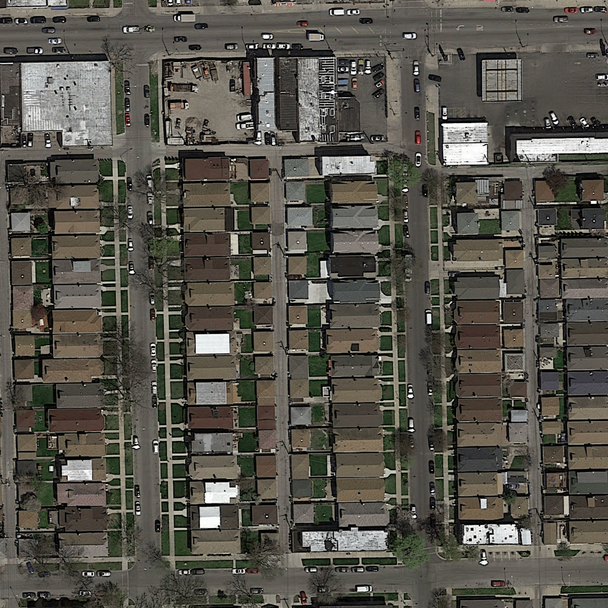
#> input picture test_set_images/test_1/test_1.png, 608 x 608 px
$ python -i post_process.py   (imports and definitions only)
#> lines starting #> are read from the running program, lines starting #| are printed output that depends on the picture
#> further down, picture is the input picture: shape (608, 608, 3); mean B, G, R 76, 84.3, 86.9
import cv2
import numpy as np

def morphological(img, morph_type,kernel_size=20):
  """Applies the given cv2 morphological operations to the image, using column, row, and square kernels sequentially"""
#> called with morph_type = 2, kernel_size = 20
  img = img.astype('uint8')
  kernel = cv2.getStructuringElement(cv2.MORPH_RECT, (1,kernel_size))
  closed = cv2.morphologyEx(img, morph_type, kernel )
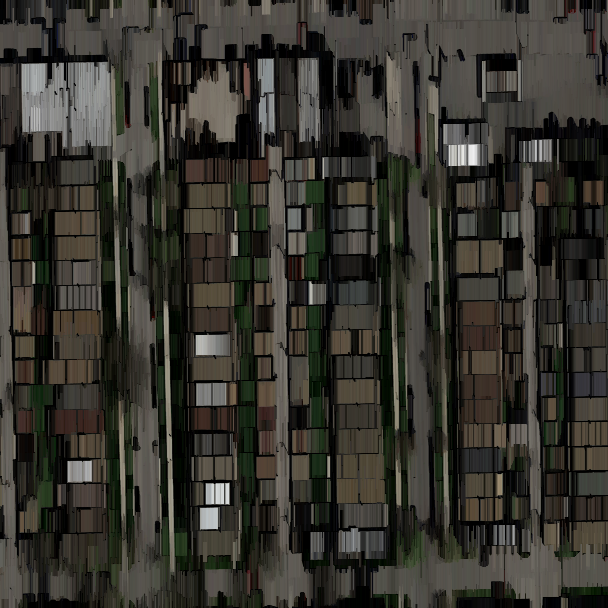
#> closed: shape (608, 608, 3); mean B, G, R 46.7, 53.2, 55

  kernel = cv2.getStructuringElement(cv2.MORPH_RECT, (kernel_size,1))
  closed = cv2.morphologyEx(closed, morph_type, kernel )
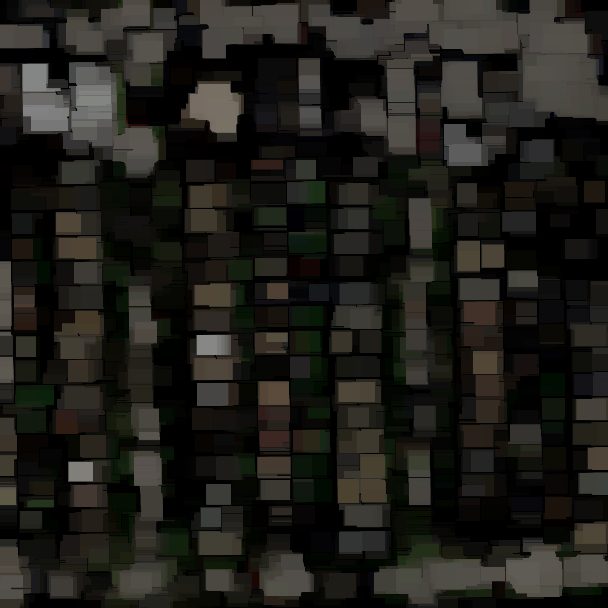
#> closed: shape (608, 608, 3); mean B, G, R 26.5, 31.1, 32

  kernel = cv2.getStructuringElement(cv2.MORPH_RECT, (kernel_size,kernel_size))
  closed = cv2.morphologyEx(closed, morph_type, kernel )
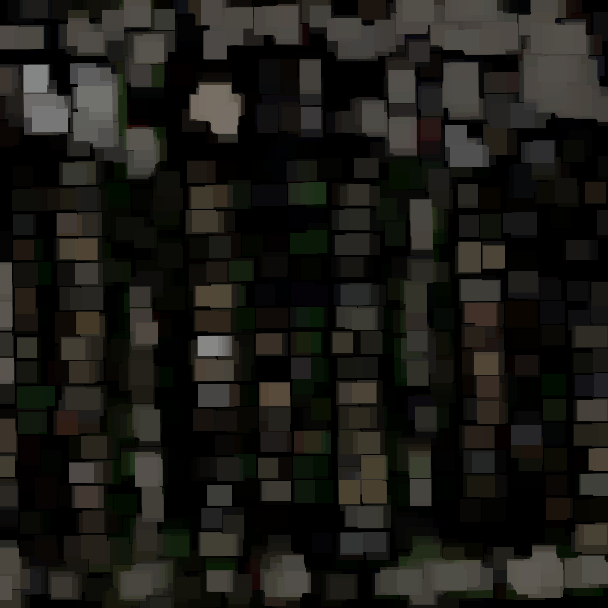
#> closed: shape (608, 608, 3); mean B, G, R 23.2, 27.3, 28.2
  return closed

def open_pred(img, kernel_size=20):
  """Applies the cv2.MORPH_OPEN operation to the image, using morphological"""
  return morphological(img, cv2.MORPH_OPEN, kernel_size=kernel_size)

def close_pred(img, kernel_size=20):
  """Applies the cv2.MORPH_CLOSE operation to the image, using morphological"""
  return morphological(img, cv2.MORPH_CLOSE, kernel_size=kernel_size)

def smooth_predictions(pred, steps=5, kernel_size=31):
  """Applies Gaussian smoothing, for multiple steps in a row, with the given kernel size"""
  for i in range(steps):
    pred = cv2.GaussianBlur(pred,(kernel_size,kernel_size),cv2.BORDER_DEFAULT)
  return pred

def hough_find_lines(pred, rho=1, theta=np.pi/180, threshold=70, min_line_length=50, max_line_gap=50):
  """Returns all found lines using the Hough transform for lines and given parameters"""
  img = np.zeros_like(pred)
  edges = cv2.Canny(pred,20,150,apertureSize = 3)
  # Run Hough on edge detected image
  # Output "lines" is an array containing endpoints of detected line segments
  lines = cv2.HoughLinesP(edges, rho, theta, threshold, np.array([]),
                      min_line_length, max_line_gap)
  if lines is not None:
    for line in lines:
      if line is not None:
        for x1,y1,x2,y2 in line:
          cv2.line(img,(x1,y1),(x2,y2),(255,0,0),10)
  return img

def keep_large_area(img,min_area=2000,max_area=9999999999):
  """Keeps only blobs of large enough area, with threshold as argument"""
  ret, thresh = cv2.threshold(img, 127, 255, 0)
  contours,h = cv2.findContours(thresh, cv2.RETR_TREE, cv2.CHAIN_APPROX_SIMPLE)
  results = []
  for c in contours:
    result = np.zeros_like(img)
    area = cv2.contourArea(c)
    #only keep important areas (large enough)
    if area > min_area and area < max_area:
        cv2.drawContours(result, [c], 0, 255, -1)
        results.append(np.asarray(result))
  #apply modulo operation to not fill up hollow areas inside big areas
  return np.sum(np.stack(results),axis=0) % 510

>>> import cv2
>>> picture = cv2.imread('../test_set_images/test_1/test_1.png')
>>> result = open_pred(picture)
